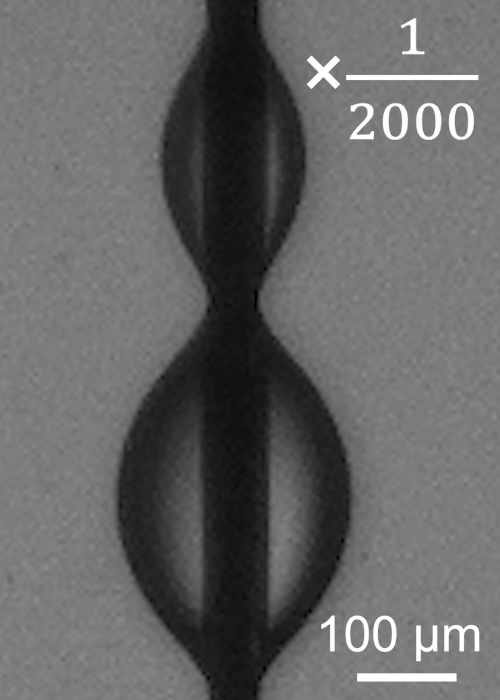
#> input picture frame 0 of analysis/irrationality_di_ara/T409_combined_handover_droplets/source_videos/Video_S4.mp4, 500 x 700 px, given in place of Video_S1.mp4, which was not available
$ python t409_s1_transfer_qa.py
#> lines starting #> are read from the running program, lines starting #| are printed output that depends on the picture; pictures that were not available may be replaced by others from this repository, and a replacement may not be noted
"""Pre-score visual QA for the separate flat-substrate S1 transfer control."""

from __future__ import annotations

from pathlib import Path

import cv2
import matplotlib.pyplot as plt


HERE = Path(__file__).resolve().parent
VIDEO = HERE / "source_videos" / "Video_S1.mp4"
OUTPUT = HERE / "source_qa" / "Video_S1_CENTRAL_TRANSFER_QA.png"


def main() -> None:
    cap = cv2.VideoCapture(str(VIDEO))
    fps = float(cap.get(cv2.CAP_PROP_FPS))
    indices = list(range(0, 121, 5))
    fig, axes = plt.subplots(5, 5, figsize=(15, 13), constrained_layout=True)
    for ax, frame_index in zip(axes.flat, indices):
        cap.set(cv2.CAP_PROP_POS_FRAMES, frame_index)
        ok, frame = cap.read()
        if not ok:
            raise RuntimeError(f"Could not decode frame {frame_index}")
        crop = frame[160:500, 120:760]
        ax.imshow(cv2.cvtColor(crop, cv2.COLOR_BGR2RGB))
        ax.set_title(f"frame {frame_index} | encoded {frame_index / fps:.3f} s")
        ax.axis("off")
#> this loop made 25 passes
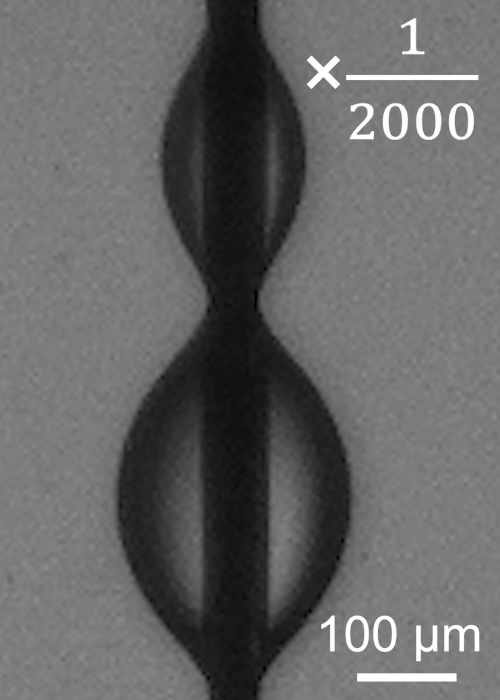
#> input picture frame 0 of analysis/irrationality_di_ara/T409_combined_handover_droplets/source_videos/Video_S4.mp4, 500 x 700 px, given in place of Video_S1.mp4, which was not available
#> pass 1, in main, `crop = frame[160:500, 120:760]`:
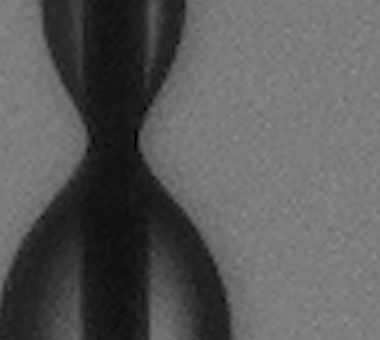
#> crop: shape (340, 380, 3); min 0, max 139, mean 89.9
#> after the loop:
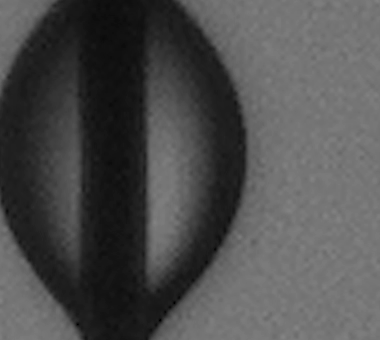
#> crop: shape (340, 380, 3); min 0, max 131, mean 77.5
    fig.suptitle(
        "T409 S1 flat-substrate transfer control - visual target registration only",
        fontsize=17,
    )
    fig.savefig(OUTPUT, dpi=180)
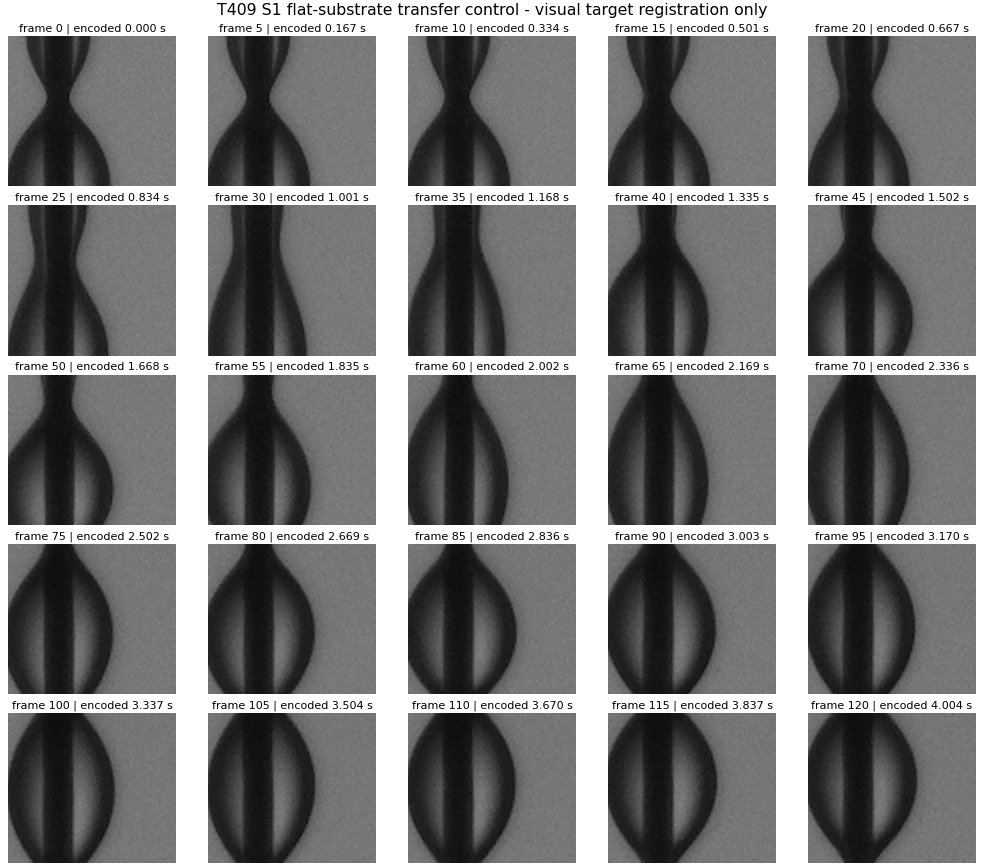
#> figure drawn by matplotlib, 25 panels
    plt.close(fig)
    cap.release()


if __name__ == "__main__":
    main()
